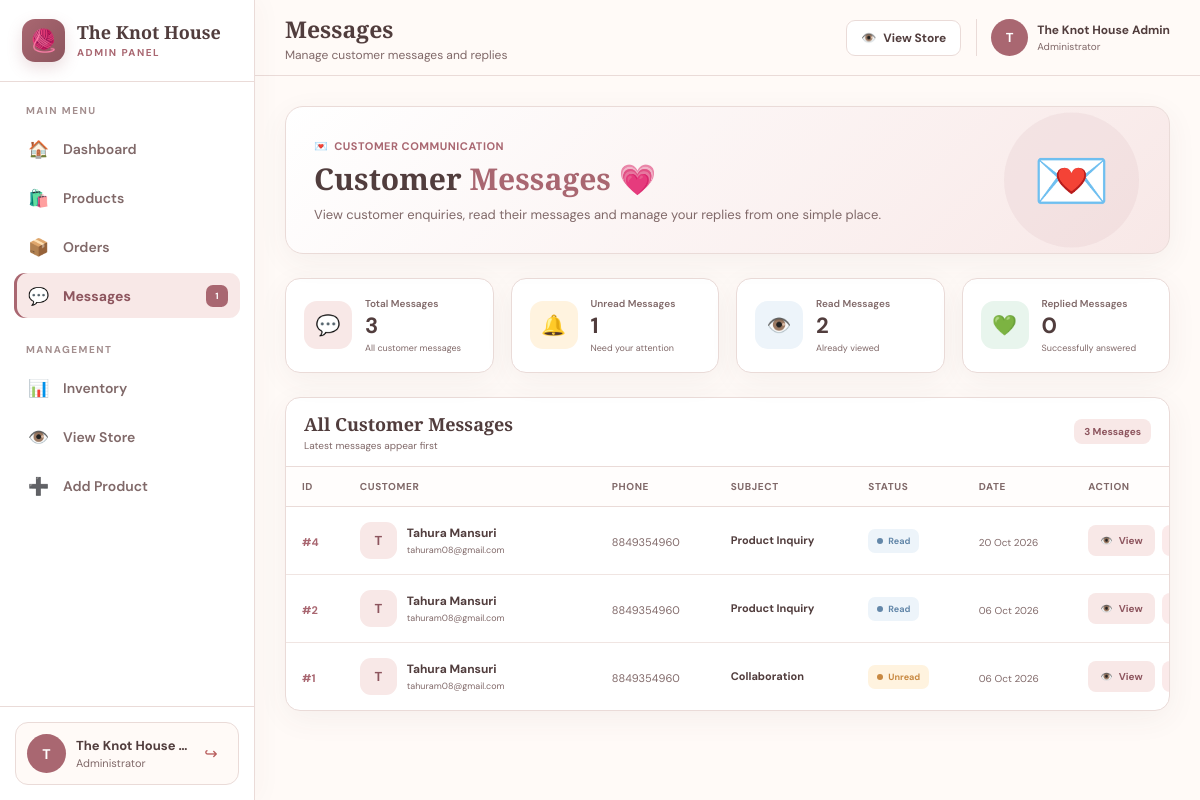
/admin/message.php (signed in), run on the app's committed database.
### tables this page shows
CREATE TABLE `contact_messages` (
  `id` int(11) NOT NULL,
  `name` varchar(100) NOT NULL,
  `email` varchar(150) NOT NULL,
  `phone` varchar(30) DEFAULT NULL,
  `subject` varchar(100) NOT NULL,
  `message` text NOT NULL,
  `admin_reply` text DEFAULT NULL,
  `status` enum('unread','read','replied') DEFAULT 'unread',
  `replied_at` datetime DEFAULT NULL,
  `created_at` timestamp NOT NULL DEFAULT current_timestamp()
);

### admin/message.php (the view, shortened to what the rows shown need)
<?php
$host = "localhost";
$username = "root";
$password = "";
$database = "knot_house";
$conn = new mysqli(
    $host,
    $username,
    $password,
    $database
);
$conn->set_charset("utf8mb4");
$messages = [];
$contactTableExists = false;
$tableCheck = $conn->query(
    "SHOW TABLES LIKE 'contact_messages'"
);
if (
    $tableCheck &&
    $tableCheck->num_rows > 0
) {
    $contactTableExists = true;
}
if ($contactTableExists) {
    $result = $conn->query("
        SELECT
            id,
            name,
            email,
            phone,
            subject,
            message,
            admin_reply,
            status,
            replied_at,
            created_at
        FROM contact_messages
        ORDER BY created_at DESC
    ");
    if ($result) {
        while (
            $row = $result->fetch_assoc()
        ) {
            $messages[] = $row;
        }
    }
}
?>
<!DOCTYPE html>
<html lang="en">
<head>
</head>
<body>
<main class="main">
    <header class="topbar">
        <div class="topbar-left">
            <div class="topbar-title">
                <h2>
                    Messages
                </h2>
            </div>
        </div>
    </header>
    <section class="content">
        <div class="page-hero">
            <div class="page-hero-content">
                <h1>
                    Customer
                    <span>
                        Messages
                    </span>
                    💗
                </h1>
            </div>
        </div>
        <div class="panel">
            <?php if (
                !$contactTableExists ||
                empty($messages)
            ): ?>
                <div class="empty-state">
                    <div class="empty-icon">
                        💌
                    </div>
                    <h3>
                        No Messages Yet
                    </h3>
                    <p>
                        Customer messages submitted through
                        the Contact Us page will appear here.
                        You can view each message and reply
                        directly from the admin panel.
                    </p>
                </div>
            <?php else: ?>
                <div class="table-wrapper">
                    <table
                        class="message-table"
                    >
                        <thead>
                            <tr>
                                <th>
                                    ID
                                </th>
                                <th>
                                    Customer
                                </th>
                                <th>
                                    Phone
                                </th>
                                <th>
                                    Subject
                                </th>
                                <th>
                                    Status
                                </th>
                                <th>
                                    Date
                                </th>
                                <th>
                                    Action
                                </th>
                            </tr>
                        </thead>
                        <tbody>
                            <?php foreach (
                                $messages
                                as $message
                            ): ?>
                                <?php
                                $messageId =
                                    (int)(
                                        $message["id"]
                                        ?? 0
                                    );
                                $customerName =
                                    $message["name"]
                                    ?? "Customer";
                                $customerEmail =
                                    $message["email"]
                                    ?? "";
                                $customerPhone =
                                    $message["phone"]
                                    ?? "";
                                $subject =
                                    $message["subject"]
                                    ?? "No subject";
                                $status =
                                    strtolower(
                                        trim(
                                            $message["status"]
                                            ?? "unread"
                                        )
                                    );
                                $createdAt =
                                    $message["created_at"]
                                    ?? "";
                                $customerInitial =
                                    strtoupper(
                                        substr(
                                            trim(
                                                $customerName
                                            ),
                                            0,
                                            1
                                        )
                                    );
                                $statusClass =
                                    "status-unread";
                                $statusText =
                                    "Unread";
                                if (
                                    $status === "read"
                                ) {
                                    $statusClass =
                                        "status-read";
                                    $statusText =
                                        "Read";
                                }
                                $formattedDate =
                                    "—";
                                if (
                                    !empty(
                                        $createdAt
                                    )
                                ) {
                                    $timestamp =
                                        strtotime(
                                            $createdAt
                                        );
                                    if (
                                        $timestamp !== false
                                    ) {
                                        $formattedDate =
                                            date(
                                                "d M Y",
                                                $timestamp
                                            );
                                    }
                                }
                                ?>
                                <tr>
                                    <td>
                                        <span
                                            class="message-id"
                                        >
                                            #<?php
                                            echo
                                                $messageId;
                                            ?>
                                        </span>
                                    </td>
                                    <td>
                                        <div
                                            class="customer-cell"
                                        >
                                            <div
                                                class="customer-avatar"
                                            >
                                                <?php
                                                echo
                                                    htmlspecialchars(
                                                        $customerInitial
                                                    );
                                                ?>
                                            </div>
                                            <div
                                                class="customer-info"
                                            >
                                                <div
                                                    class="customer-name"
                                                    title="<?php
                                                        echo htmlspecialchars(
                                                            $customerName
                                                        );
                                                    ?>"
                                                >
                                                    <?php
                                                    echo
                                                        htmlspecialchars(
                                                            $customerName
                                                        );
                                                    ?>
                                                </div>
                                                <div
                                                    class="customer-email"
                                                    title="<?php
                                                        echo htmlspecialchars(
                                                            $customerEmail
                                                        );
                                                    ?>"
                                                >
                                                    <?php
                                                    echo
                                                        htmlspecialchars(
                                                            $customerEmail
                                                        );
                                                    ?>
                                                </div>
                                            </div>
                                        </div>
                                    </td>
                                    <td>
                                        <span
                                            class="phone-text"
                                        >
                                            <?php
                                            if (
                                                trim(
                                                    $customerPhone
                                                ) !== ""
                                            ) {
                                                echo
                                                    htmlspecialchars(
                                                        $customerPhone
                                                    );
                                            } else {
                                                echo
                                                    "Not provided";
                                            }
                                            ?>
                                        </span>
                                    </td>
                                    <td>
                                        <div
                                            class="subject-text"
                                            title="<?php
                                                echo htmlspecialchars(
                                                    $subject
                                                );
                                            ?>"
                                        >
                                            <?php
                                            echo
                                                htmlspecialchars(
                                                    $subject
                                                );
                                            ?>
                                        </div>
                                    </td>
                                    <td>
                                        <span
                                            class="status-badge
                                            <?php
                                            echo
                                                $statusClass;
                                            ?>"
                                        >
                                            <span
                                                class="status-dot"
                                            ></span>
                                            <?php
                                            echo
                                                $statusText;
                                            ?>
                                        </span>
                                    </td>
                                    <td>
                                        <span
                                            class="date-text"
                                        >
                                            <?php
                                            echo
                                                htmlspecialchars(
                                                    $formattedDate
                                                );
                                            ?>
                                        </span>
                                    </td>
                                    <td>
                                        <div class="action-buttons">
                                            <a
                                                href="view-message.php?id=<?php echo $messageId; ?>"
                                                class="view-btn"
                                            >
                                                👁️
                                                <span>
                                                    View
                                                </span>
                                            </a>
                                            <form
                                                method="POST"
                                                action="message.php"
                                                onsubmit="return confirm('Are you sure you want to delete this message? This action cannot be undone.');"
                                                style="margin: 0;"
                                            >
                                                <button
                                                    type="submit"
                                                    name="delete_message"
                                                    class="delete-btn"
                                                    title="Delete Message"
                                                >
                                                </button>
                                            </form>
                                        </div>
                                    </td>
                                </tr>
                            <?php endforeach; ?>
                        </tbody>
                    </table>
                </div>
            <?php endif; ?>
        </div>
    </section>
</main>
</body>
</html>

### data on the page
contact_messages: id "4", name "T", name "Tahura Mansuri", email "tahuram08@gmail.com", phone "8849354960", subject "Product Inquiry", status "Read", created_at "20 Oct 2026"
contact_messages: id "2", name "T", name "Tahura Mansuri", email "tahuram08@gmail.com", phone "8849354960", subject "Product Inquiry", status "Read", created_at "06 Oct 2026"
contact_messages: id "1", name "T", name "Tahura Mansuri", email "tahuram08@gmail.com", phone "8849354960", subject "Collaboration", statusText "Unread", created_at "06 Oct 2026"

### other printed values
$unreadMessages "1"
$adminInitial "T"
$adminName "The Knot House…"
$adminName "The Knot House Admin"
$totalMessages "3"
$readMessages "2"
$repliedMessages "0"
